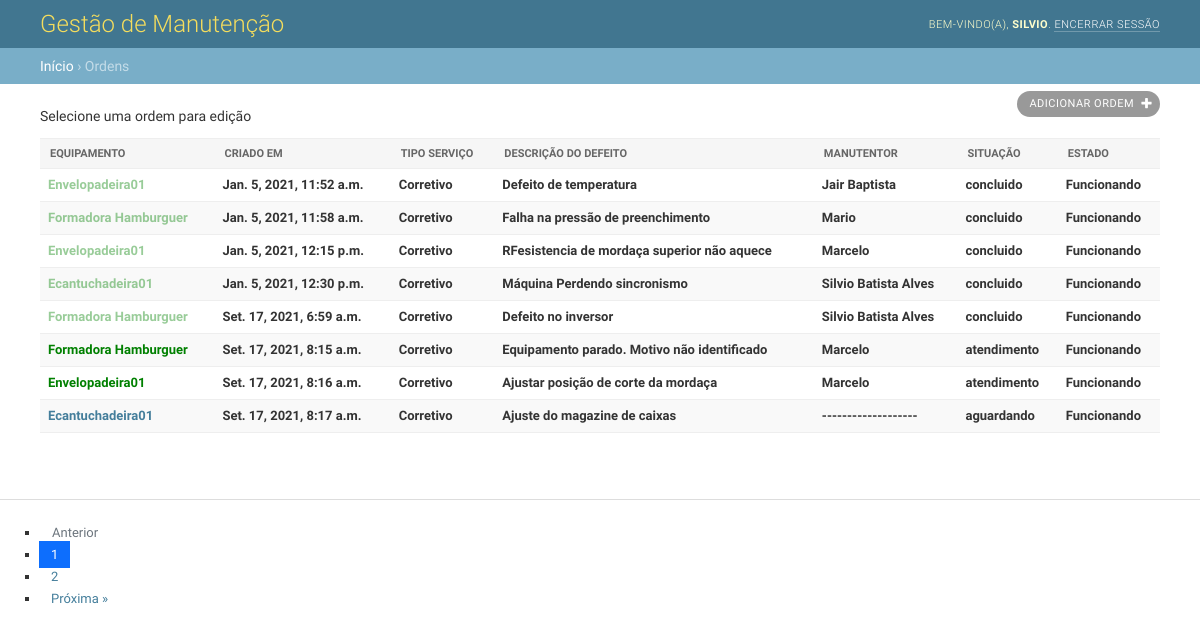
The app's page /ordem/ (signed in) with its own data.
### core/models.py (models this page shows)
class Ordem(models.Model):
    funcao_choices = [
        ('concluido', 'Serviço Concluido'),
        ('andamento', 'Serviço em Andamento'),
        ('cancelado', 'Serviço Cancelado'),
        ('suspenso', 'Serviço Suspenso'),
        ('aguardando', 'Arguardando Manutenção'),
        ('peca', 'Aguardando Peça'),
        ('atendimento', 'Em Atendimento'),
    ]
    estado_choices = [
        ('Parado', 'Equipamento Parado'),
        ('Funcionando', 'Equipamento Funcionando'),
    ]
    tipo_choices = [
        ('Corretivo', 'Serviço Corretivo'),
        ('Preventivo', 'Serviço Preventivo'),
        ('Inspecao', 'Serviço de Inpeção'),
        ('Melhoria', 'Serviço de Melhoria'),
    ]
    Modificado = models.DateTimeField(auto_now_add=True)
    Solicitante = models.ForeignKey(User, on_delete=models.CASCADE)
    Equipamento = models.ForeignKey(Equipamentos, on_delete=models.CASCADE)
    Tipo_Servico = models.CharField(
        verbose_name='Tipo do Serviço',
        max_length=25,
        choices=tipo_choices,
        default='Corretivo',
    )
    Descricao = models.TextField()
    Obs = models.TextField()
    Setor = models.CharField(max_length=50, help_text='Setor do Serviço')
    Causa = models.TextField(help_text='Causa do Problema', null=True, blank=True)
    Realizado = models.TextField(help_text='Serviço Realizado', null=True, blank=True)
    Manutentor = models.ForeignKey(Manutencao, on_delete=models.CASCADE, null=True, blank=True)
    Situacao = models.CharField(
        verbose_name='Situação do Serviço',
        max_length=25,
        choices=funcao_choices,
        default='aguardando',
    )
    Estado = models.CharField(
        verbose_name='Estado do Equipamento',
        max_length=25,
        choices=estado_choices,
        default='Parado',
    )
    Abertura_servico = models.DateTimeField(auto_now=False, auto_now_add=False, null=True, blank=True)
    Inicio_servico = models.DateTimeField(auto_now=False, auto_now_add=False, null=True, blank=True)
    Termino_servico = models.DateTimeField(auto_now=False, auto_now_add=False, null=True, blank=True)
    Pecas = models.ManyToManyField(Almoxarifado, blank=True)
    Pecas = models.ManyToManyField(Almoxarifado, null=True, blank=True)

class Base(models.Model):
    create = models.DateTimeField(auto_now_add=True)
    update = models.DateTimeField(auto_now=True)

class Equipamentos(Base):
    Nome = models.CharField(max_length=50, help_text='Nome do Equipamento')
    Setor = models.CharField(max_length=50, help_text='Setor do Equipamento')
    Fabricante = models.CharField(max_length=50, help_text='Fabricante do Equipamento')
    def __str__(self):
        return self.Nome

class Manutencao(Base):
    funcao_choices = [
        ('eletric', 'Eletricista'),
        ('macanic', 'Mecânico'),
        ('lub', 'Lubrificador'),
        ('aut', 'Automação'),
        ('refri', 'Refrigeração'),
        ('aux_eletric', 'Auxiliar Eletricista'),
        ('aux_mecanic', 'Auxiliar Mecânico'),
        ('aux_refri', 'Auxiliar Refrigeração'),
    ]
    Nome = models.CharField(verbose_name='Nome do Manutentor', max_length=50)
    funcao = models.CharField(
        verbose_name='Função do Manutentor',
        max_length=25,
        choices=funcao_choices,
        default='eletric',
        )
    def __str__(self):
        return self.Nome

### core/views.py (the view)
# urls.py: path('ordem/', ordem, name='ordem'),
@login_required
def ordem(request):
    dados = Ordem.objects.all()
    paginate_by = 8
    paginator = Paginator(dados, paginate_by)
    page_number = request.GET.get('page')
    page_obj = paginator.get_page(page_number)
    try:
        dados = paginator.page(page_number)
    except PageNotAnInteger:
        dados = paginator.page(1)
    except EmptyPage:
        dados = paginator.page(paginator.page_number)
    context = {
        'dados': dados,
        'page_obj': page_obj,
    }
    return render(request, 'ordem/ordem.html', context)

### core/templates/ordem/ordem.html (shortened to what this page needs)
{% extends 'ordem/base.html' %}
{% block breadcrumbs %}
    <a href="#">Início</a>
    &rsaquo; Ordens
{% endblock %}
{% block main %}
<div class="" id="main">
    <div class="">
      <div id="content" class="">
        <p>Selecione uma ordem para edição</p>
        <div id="">
          <ul class="object-tools">
            <li>
              {% if user.is_staff %}
                <a href="{% url 'ordem_add' %}" class="addlink">
                  Adicionar Ordem
                </a>
              {% endif %}
            </li>
          </ul>
          <div class="module" id="changelist">
            <div class="changelist-form-container">
              <form id="changelist-form" method="post" novalidate>
                <div class="container">
                  <table id="result_list">
                    <thead>
                      <tr>
                        <th scope="col"  class="">
                          <div class="text"><span>Equipamento</span></div>
                        </th>
                        <th scope="col"  class="">
                          <div class="text"><span>Criado em</span></div>
                        </th>
                        <th scope="col"  class="">
                          <div class="text"><span>Tipo Serviço</span></div>
                        </th>
                        <th scope="col"  class="">
                          <div class="text"><span>Descrição do Defeito</span></div>
                        </th>
                        <th scope="col"  class="">
                          <div class="text"><span>Manutentor</span></div>
                        </th>
                        <th scope="col"  class="">
                          <div class="text"><span>Situação</span></div>
                        </th>
                        <th scope="col"  class="">
                          <div class="text"><span>Estado</span></div>
                        </th>
                      </tr>
                    </thead>
                    <tbody>
                      {% for dados in dados %}
                      <tr>
                          {% if dados.Estado == 'Parado' %}
                            <th>
                              {% if dados.Manutentor == none %}
                                  <a href="{% url 'ordem_abrir' dados.id %}" style="color:red;">{{ dados.Equipamento }}</a>
                              {% else %}
                                {% if dados.Situacao == 'concluido' %}
                                  <a href="{% url 'ordem_salvar' dados.id %}" style="color: rgb(255, 230, 0);">{{ dados.Equipamento }}</a>
                                {% else %}
                                  <a href="{% url 'ordem_salvar' dados.id %}" style="color: rgba(255, 0, 0, 0.171);">{{ dados.Equipamento }}</a>
                                {% endif %}
                              {% endif %}
                            </th>
                          {% elif dados.Estado == 'Funcionando' %}
                          <th style="color: red;">
                            {% if dados.Manutentor == none %}
                                <a href="{% url 'ordem_abrir' dados.id %}">{{ dados.Equipamento }}</a>
                            {% else %}
                              {% if dados.Situacao == 'concluido' %}
                                <a href="{% url 'ordem_consultar' dados.id %}" style="color: rgba(0, 128, 0, 0.404);">{{ dados.Equipamento }}</a>
                              {% else %}
                                <a href="{% url 'ordem_update' dados.id %}" style="color: green;">{{ dados.Equipamento }}</a>
                              {% endif %}
                            {% endif %}
                          </th>
                          {% endif %}
                          <th class="">
                            <a>{{ dados.Modificado }}</a>
                          </th>
                          <th class="">
                            <a>{{ dados.Tipo_Servico }}</a>
                          </th>
                          <th class="">
                            <a>{{ dados.Descricao }}</a>
                          </th>
                          <th class="">
                            {% if dados.Manutentor == none %}
                              <a>-------------------</a>
                            {% else %}
                              <a>{{ dados.Manutentor }}</a>
                            {% endif %}
                          </th>
                          <th class="">
                            <a>{{ dados.Situacao }}</a>
                          </th>
                          <th class="">
                            <a>{{ dados.Estado }}</a>
                          </th>
                      </tr>
                      {% endfor %}
                    </tbody>
                  </table>
                </div>
              </form>
            </div>
          </div>
        </div>
        <br class="clear">
        </div>
        {% include "ordem/pagination.html" %}
          <div id="footer"></div>
        </div>
      </div>
    </div>
{% endblock %}

### core/templates/ordem/base.html (shortened to what this page needs)
<!DOCTYPE html>
{% load static %}
<html lang="pt-br" >
<head>
  <link rel="stylesheet" type="text/css" href="{% static 'css/base.css' %}">
  <link rel="stylesheet" type="text/css" href="{% static 'css/nav_sidebar.css' %}">
  <link rel="stylesheet" type="text/css" href="{% static 'css/changelists.css' %}">
  <link rel="stylesheet" type="text/css" href="{% static 'css/forms.css' %}">
  <link rel="stylesheet" type="text/css" href="{% static 'css/responsive.css' %}">
</head>
<body class=" app-core model-manutencao change-list" data-admin-utc-offset="-10800">
    <div id="container">
      <div id="header">
        <div id="branding">
          <h1 id="site-name">
            <a href="/">Gestão de Manutenção</a>
          </h1>
        </div>
        <div id="user-tools">
          {% if user.is_authenticated %}
            Bem-vindo(a),
            <strong>{{ user }}</strong>.
            <a href="{% url 'logout' %}">Encerrar sessão</a>
          {% else %}
            <a href="{% url 'login' %}">Login</a> /
          {% endif %}
        </div>
    </div>
    <div class="breadcrumbs">
      {% block breadcrumbs %}
      {% endblock %}
    </div>
    {% block main %}
    {% endblock %}
</body>
</html>

### core/static/css/base.css (style rules this page uses)
html, body { height: 100%; }
body { margin: 0; padding: 0; font-size: 14px; font-family: "Roboto","Lucida Grande","DejaVu Sans","Bitstream Vera Sans",Verdana,Arial,sans-serif; color: #333; background: #fff; }
a:link, a:visited { color: #447e9b; text-decoration: none; }
p, ol, ul, dl { margin: .2em 0 .8em 0; }
p { padding: 0; line-height: 140%; }
h1,h2,h3,h4,h5 { font-weight: bold; }
h1 { margin: 0 0 20px; font-weight: 300; font-size: 20px; color: #666; }
ul > li { list-style-type: square; padding: 1px 0; }
li, dt, dd { font-size: 13px; line-height: 20px; }
form { margin: 0; padding: 0; }
table { border-collapse: collapse; border-color: #ccc; }
td, th { font-size: 13px; line-height: 16px; border-bottom: 1px solid #eee; vertical-align: top; padding: 8px; font-family: "Roboto", "Lucida Grande", Verdana, Arial, sans-serif; }
th { font-weight: 600; text-align: left; }
thead th, tfoot td { color: #666; padding: 5px 10px; font-size: 11px; background: #fff; border: none; border-top: 1px solid #eee; border-bottom: 1px solid #eee; }
tr:nth-child(odd), .row-form-errors { background: #fff; }
tr:nth-child(even), tr:nth-child(even) .errorlist, tr:nth-child(odd) + .row-form-errors, tr:nth-child(odd) + .row-form-errors .errorlist { background: #f9f9f9; }
thead th { padding: 5px 10px; line-height: normal; text-transform: uppercase; background: #f6f6f6; }
table thead th .text span { padding: 8px 10px; display: block; }
.module { border: none; margin-bottom: 30px; background: #fff; }
.module table { border-collapse: collapse; }
div.breadcrumbs { background: #79aec8; padding: 10px 40px; border: none; font-size: 14px; color: #c4dce8; text-align: left; }
div.breadcrumbs a { color: #fff; }
.addlink { padding-left: 16px; background: url(../img/icon-addlink.svg) 0 1px no-repeat; }
.object-tools { font-size: 10px; font-weight: bold; padding-left: 0; float: right; position: relative; margin-top: -48px; }
.object-tools li { display: block; float: left; margin-left: 5px; height: 16px; }
.object-tools a { border-radius: 15px; }
.object-tools a:link, .object-tools a:visited { display: block; float: left; padding: 3px 12px; background: #999; font-weight: 400; font-size: 11px; text-transform: uppercase; letter-spacing: 0.5px; color: #fff; }
.object-tools a.viewsitelink, .object-tools a.golink,.object-tools a.addlink { background-repeat: no-repeat; background-position: right 7px center; padding-right: 26px; }
.object-tools a.addlink { background-image: url(../img/tooltag-add.svg); }
#container { position: relative; width: 100%; min-width: 980px; padding: 0; display: flex; flex-direction: column; height: 100%; }
#container > div { flex-shrink: 0; }
#content { padding: 20px 40px; }
#footer { clear: both; padding: 10px; }
#header { width: auto; height: auto; display: flex; justify-content: space-between; align-items: center; padding: 10px 40px; background: #417690; color: #ffc; overflow: hidden; }
#header a:link, #header a:visited { color: #fff; }
#branding { float: left; }
#branding h1 { padding: 0; margin: 0 20px 0 0; font-weight: 300; font-size: 24px; color: #f5dd5d; }
#branding h1, #branding h1 a:link, #branding h1 a:visited { color: #f5dd5d; }
#user-tools { float: right; padding: 0; margin: 0 0 0 20px; font-weight: 300; font-size: 11px; letter-spacing: 0.5px; text-transform: uppercase; text-align: right; }
#user-tools a { border-bottom: 1px solid rgba(255, 255, 255, 0.25); }

### core/static/css/changelists.css (style rules this page uses)
#changelist { display: flex; align-items: flex-start; justify-content: space-between; }
#changelist .changelist-form-container { flex: 1 1 auto; min-width: 0; }
#changelist table { width: 100%; }
#changelist table thead th { padding: 0; white-space: nowrap; vertical-align: middle; }

### records on screen
Ordem: Equipamento "Envelopadeira01", Modificado "Jan. 5, 2021, 11:52 a.m.", Tipo_Servico "Corretivo", Descricao "Defeito de temperatura", Manutentor "Jair Baptista", Situacao "concluido", Estado "Funcionando"
Ordem: Equipamento "Formadora Hamburguer", Modificado "Jan. 5, 2021, 11:58 a.m.", Tipo_Servico "Corretivo", Descricao "Falha na pressão de preenchimento", Manutentor "Mario", Situacao "concluido", Estado "Funcionando"
Ordem: Equipamento "Envelopadeira01", Modificado "Jan. 5, 2021, 12:15 p.m.", Tipo_Servico "Corretivo", Descricao "RFesistencia de mordaça superior não aquece", Manutentor "Marcelo", Situacao "concluido", Estado "Funcionando"
Ordem: Equipamento "Ecantuchadeira01", Modificado "Jan. 5, 2021, 12:30 p.m.", Tipo_Servico "Corretivo", Descricao "Máquina Perdendo sincronismo", Manutentor "Silvio Batista Alves", Situacao "concluido", Estado "Funcionando"
Ordem: Equipamento "Formadora Hamburguer", Modificado "Set. 17, 2021, 6:59 a.m.", Tipo_Servico "Corretivo", Descricao "Defeito no inversor", Manutentor "Silvio Batista Alves", Situacao "concluido", Estado "Funcionando"
Ordem: Equipamento "Formadora Hamburguer", Modificado "Set. 17, 2021, 8:15 a.m.", Tipo_Servico "Corretivo", Descricao "Equipamento parado. Motivo não identificado", Manutentor "Marcelo", Situacao "atendimento", Estado "Funcionando"
Ordem: Equipamento "Envelopadeira01", Modificado "Set. 17, 2021, 8:16 a.m.", Tipo_Servico "Corretivo", Descricao "Ajustar posição de corte da mordaça", Manutentor "Marcelo", Situacao "atendimento", Estado "Funcionando"
Ordem: Equipamento "Ecantuchadeira01", Modificado "Set. 17, 2021, 8:17 a.m.", Tipo_Servico "Corretivo", Descricao "Ajuste do magazine de caixas", Situacao "aguardando", Estado "Funcionando"

### other values on screen
{{ user }} "SILVIO"
{{ page_obj.number }} "1"
{{ i }} "2"
